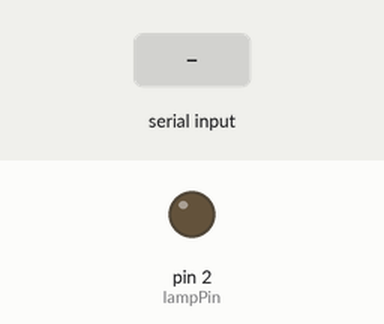
A sketch run on a simulated Arduino Uno, built with avr-gcc and run on an emulated ATmega328P. Shown: output pins drawn as LEDs (lit = HIGH). The test bench sets the inputs (shaded band).

Above: at 1.2 s.
1.3 s: "L" received over Serial
At 1.7 s:
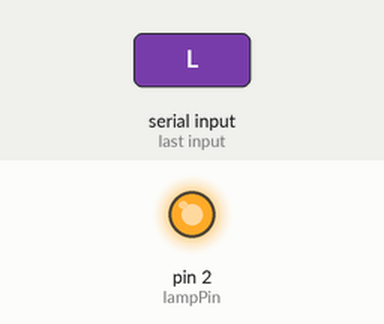
Timing chart, 0 to 4.3 s (numbered marks = the images above; inputs shaded):
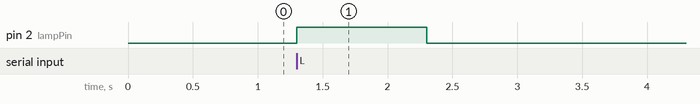

The sketch:

Lamps-RaspPiSignal_ButtonLed_1.0.ino
```cpp
// Lamps.ino

const int lampPin = 2;

void setup() {
  pinMode(lampPin, OUTPUT);
  Serial.begin(9600);
}

void loop() {
  if (Serial.available() > 0) {
    char signal = Serial.read();

    if (signal == 'L') {
      digitalWrite(lampPin, HIGH);
      delay(1000);  // Keep the lamp on for 1 second
      digitalWrite(lampPin, LOW);
    }
  }
}
```

Measured:
- after the input at 1.3 s, pin 2 (lampPin): LOW → HIGH at once, → LOW 1.0 s later
